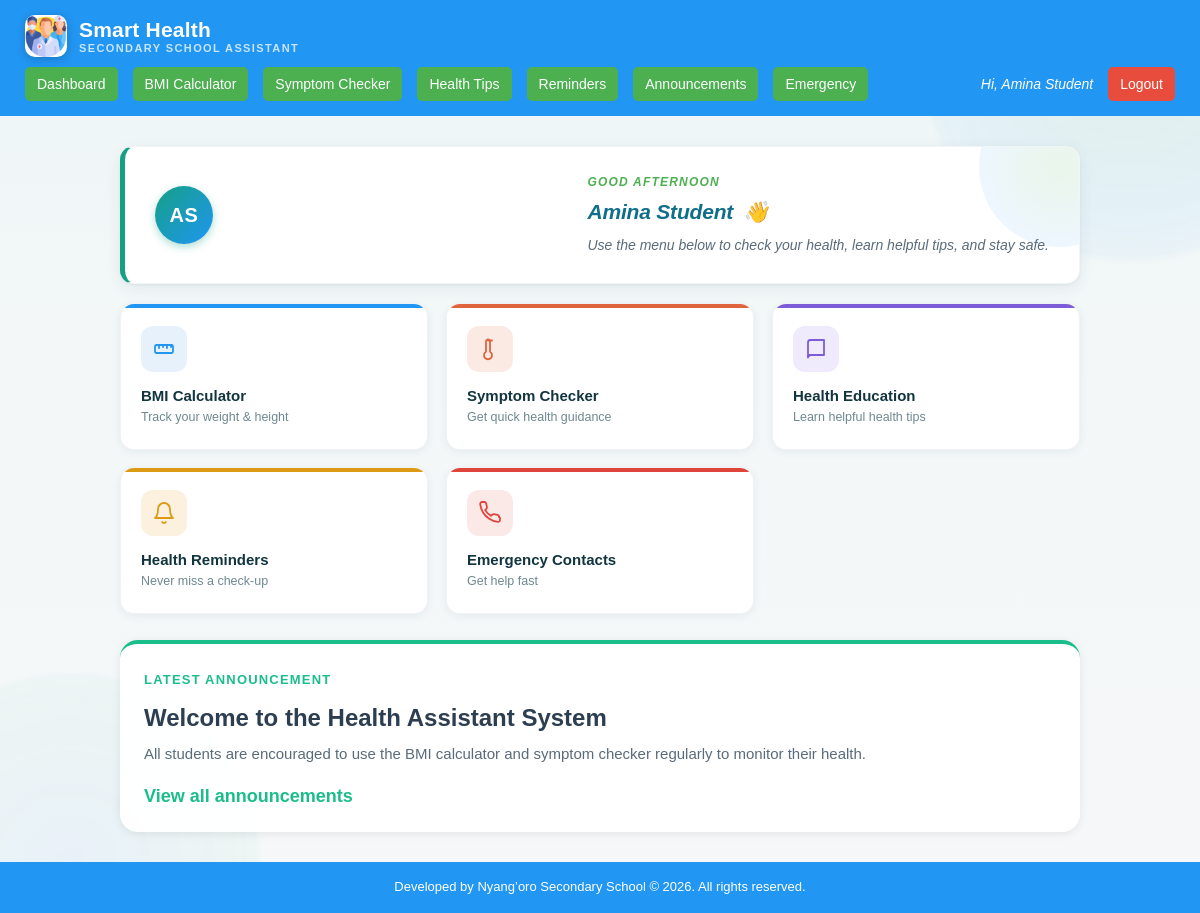
The app's page /student/dashboard.php (signed in) with its own data.
### tables this page shows
CREATE TABLE announcements (
    announcement_id INT AUTO_INCREMENT PRIMARY KEY,
    title VARCHAR(150) NOT NULL,
    message TEXT NOT NULL,
    posted_by INT DEFAULT NULL,
    date_posted TIMESTAMP DEFAULT CURRENT_TIMESTAMP,
    FOREIGN KEY (posted_by) REFERENCES users(user_id) ON DELETE SET NULL
);

### includes/auth.php (called while the page is built, shortened)
<?php
function initials($name) {
    $parts = preg_split('/\s+/', trim($name));
    $init = '';
    foreach (array_slice($parts, 0, 2) as $p) {
        if ($p !== '') {
            $init .= mb_strtoupper(mb_substr($p, 0, 1));
        }
    }
    return $init !== '' ? $init : '?';
}
function time_greeting() {
    $hour = (int) date('G');
    if ($hour < 17) return 'Good afternoon';
    return 'Good evening';
}
?>

### student/dashboard.php (the view, shortened to what this page needs)
<?php
require '../includes/auth.php';
include '../config/db.php';
include '../includes/header.php';
?>
<div class="card welcome-card">
    <div class="welcome-avatar"><?php echo initials($_SESSION['full_name']); ?></div>
    <div class="welcome-text">
        <span class="welcome-eyebrow"><?php echo time_greeting(); ?></span>
        <h2><?php echo htmlspecialchars($_SESSION['full_name']); ?> <span class="wave">👋</span></h2>
        <p>Use the menu below to check your health, learn helpful tips, and stay safe.</p>
    </div>
</div>
<div class="menu-grid">
    <a class="menu-item mi-blue" href="bmi_calculator.php">
        <span class="menu-icon"><svg viewBox="0 0 24 24" fill="none" xmlns="http://www.w3.org/2000/svg"><rect x="3" y="8" width="18" height="8" rx="1.5" stroke="currentColor" stroke-width="1.8"/><path d="M7 8v3M11 8v2M15 8v3M19 8v2" stroke="currentColor" stroke-width="1.8" stroke-linecap="round"/></svg></span>
        <span class="menu-label">BMI Calculator</span>
        <span class="menu-desc">Track your weight & height</span>
    </a>
    <a class="menu-item mi-coral" href="symptom_checker.php">
        <span class="menu-icon"><svg viewBox="0 0 24 24" fill="none" xmlns="http://www.w3.org/2000/svg"><path d="M12 14.8V4.5a2 2 0 1 0-4 0V14.8a4 4 0 1 0 4 0Z" stroke="currentColor" stroke-width="1.8" stroke-linecap="round" stroke-linejoin="round"/><path d="M10 3.5h4" stroke="currentColor" stroke-width="1.8" stroke-linecap="round"/></svg></span>
        <span class="menu-label">Symptom Checker</span>
        <span class="menu-desc">Get quick health guidance</span>
    </a>
    <a class="menu-item mi-purple" href="health_education.php">
        <span class="menu-icon"></span>
        <span class="menu-label">Health Education</span>
        <span class="menu-desc">Learn helpful health tips</span>
    </a>
    <a class="menu-item mi-amber" href="reminders.php">
        <span class="menu-icon"></span>
        <span class="menu-label">Health Reminders</span>
        <span class="menu-desc">Never miss a check-up</span>
    </a>
    <a class="menu-item mi-red" href="emergency_contacts.php">
        <span class="menu-icon"></span>
        <span class="menu-label">Emergency Contacts</span>
        <span class="menu-desc">Get help fast</span>
    </a>
</div>
<?php
$latest = mysqli_query($conn, "SELECT * FROM announcements ORDER BY date_posted DESC LIMIT 1");
if ($latest && mysqli_num_rows($latest) > 0) {
    $row = mysqli_fetch_assoc($latest);
    echo '<div class="announcement-card">';
    echo '  <div class="announcement-card-content">';
    echo '    <div class="announcement-card-label">LATEST ANNOUNCEMENT</div>';
    echo '    <h3>' . htmlspecialchars($row['title']) . '</h3>';
    echo '    <p class="announcement-card-text">' . htmlspecialchars(substr($row['message'], 0, 200)) . (strlen($row['message']) > 200 ? '...' : '') . '</p>';
    echo '    <a href="announcements.php" class="announcement-card-link">View all announcements</a>';
    echo '  </div>';
    echo '</div>';
}
?>
<?php include '../includes/footer.php'; ?>

### records on screen
announcements: title "Welcome to the Health Assistant System", message "All students are encouraged to use the BMI calculator and symptom checker regularly to monitor their health."

### other values on screen
$_SESSION['full_name'] "Amina Student"
initials($_SESSION['full_name']) "AS"
time_greeting() "GOOD AFTERNOON"
